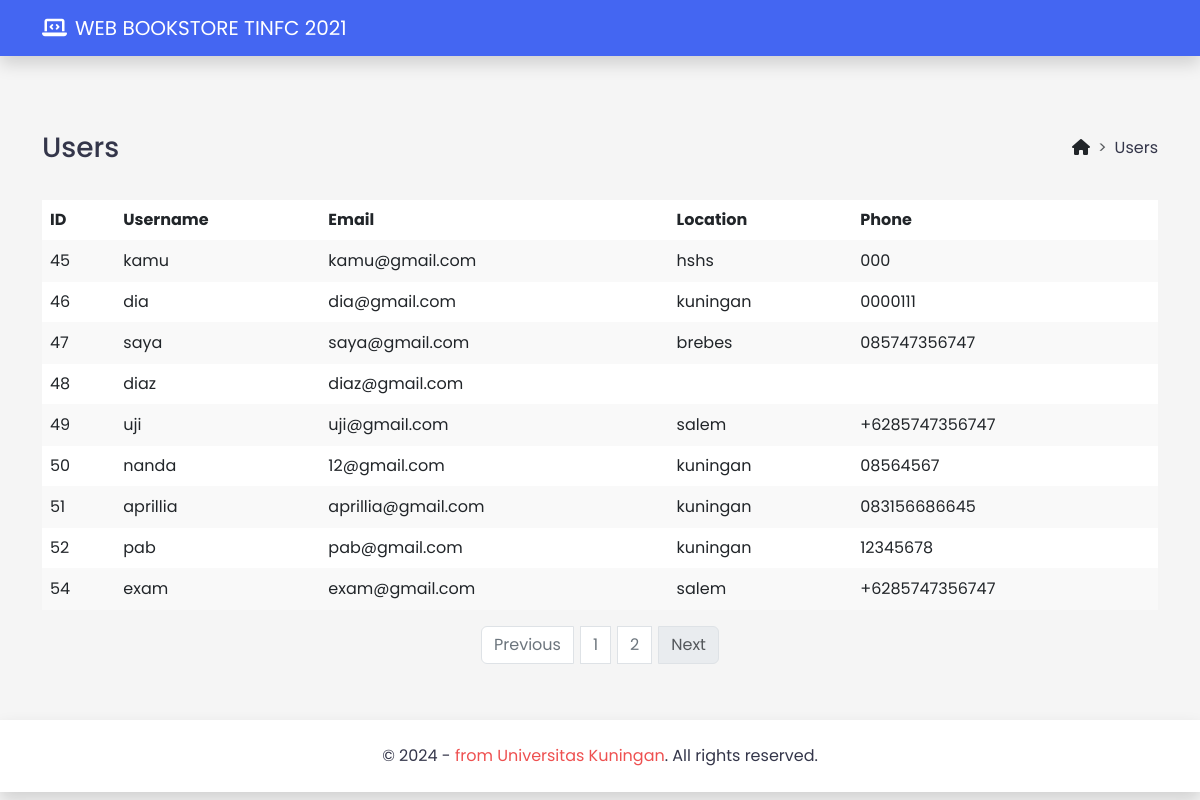
/tampil_users.php?halaman=2, run on the app's committed database.
### tables this page shows
CREATE TABLE `users` (
  `id` int(11) NOT NULL,
  `username` varchar(255) NOT NULL,
  `email` varchar(255) NOT NULL,
  `password` varchar(255) NOT NULL,
  `location` varchar(225) NOT NULL,
  `phone` varchar(20) NOT NULL
);

### tampil_users.php (the view, shortened to what this page needs)
<?php
$servername = "localhost";
$username = "root";
$password = "";
$dbname = "db_bookstore";
$conn = new mysqli($servername, $username, $password, $dbname);
?>
<!DOCTYPE html>
<html lang="en">
<head>
    <link href="https://cdn.jsdelivr.net/npm/bootstrap@5.3.0-alpha1/dist/css/bootstrap.min.css" rel="stylesheet">
    <link rel="stylesheet" href="https://cdnjs.cloudflare.com/ajax/libs/font-awesome/6.2.1/css/all.min.css" />
    <link rel="stylesheet" href="https://cdn.jsdelivr.net/npm/flatpickr@4.6.9/dist/flatpickr.min.css">
    <link rel="stylesheet" href="assets/css/style.css">
</head>
<body class="d-flex flex-column h-100">
    <header>
        <nav class="navbar navbar-expand-lg fixed-top shadow">
            <div class="container">
                <span class="navbar-brand text-white">
                    <i class="fa-solid fa-laptop-code me-2"></i>
                    WEB BOOKSTORE TINFC 2021
                </span>
            </div>
        </nav>
    </header>
    <div class="content-wrapper">
        <div class="container">
            <div class="d-flex flex-column flex-lg-row mt-5 mb-4">
                <div class="flex-grow-1 d-flex align-items-center">
                    <h3>Users</h3>
                </div>
                <div class="ms-5 ms-lg-0 pt-lg-2">
                    <nav style="--bs-breadcrumb-divider: '>';" aria-label="breadcrumb">
                        <ol class="breadcrumb">
                            <li class="breadcrumb-item"><a href="menu.php" class="text-dark text-decoration-none"><i class="fa-solid fa-house"></i></a></li>
                            <li class="breadcrumb-item" aria-current="page">Users</li>
                        </ol>
                    </nav>
                </div>
            </div>
            <div class="table-container">
                <table class="table table-striped">
                    <thead>
                        <tr>
                            <th>ID</th>
                            <th>Username</th>
                            <th>Email</th>
                            <th>Location</th>
                            <th>Phone</th>
                        </tr>
                    </thead>
                    <tbody>
                        <?php
                        $batas = 10;
                        $halaman = isset($_GET['halaman']) ? (int)$_GET['halaman'] : 1;
                        $halaman_awal = ($halaman > 1) ? ($halaman * $batas) - $batas : 0;
                        $previous = $halaman - 1;
                        $next = $halaman + 1;
                        $data = $conn->query("SELECT * FROM users");
                        $jumlah_data = $data->num_rows;
                        $total_halaman = ceil($jumlah_data / $batas);
                        $query = $conn->query("SELECT * FROM users LIMIT $halaman_awal, $batas");
                        if ($query->num_rows > 0) {
                            while ($row = $query->fetch_assoc()) {
                                echo "<tr>
                                        <td>{$row['id']}</td>
                                        <td>{$row['username']}</td>
                                        <td>{$row['email']}</td>
                                        <td>{$row['location']}</td>
                                        <td>{$row['phone']}</td>
                                    </tr>";
                            }
                        } else {
                            echo "<tr><td colspan='5' class='text-center'>No users found.</td></tr>";
                        }
                        ?>
                    </tbody>
                </table>
            </div>
            <nav>
                <ul class="pagination justify-content-center">
                    <li class="page-item <?php if($halaman == 1) echo 'disabled'; ?>">
                        <a class="page-link" <?php if($halaman > 1) { echo "href='?halaman=$previous'"; } ?>>Previous</a>
                    </li>
                    <?php
                    for($x=1; $x<=$total_halaman; $x++) {
                        echo "<li class='page-item'><a class='page-link' href='?halaman=$x'>$x</a></li>";
                    }
                    ?>
                    <li class="page-item <?php if($halaman == $total_halaman) echo 'disabled'; ?>">
                        <a class="page-link" <?php if($halaman < $total_halaman) { echo "href='?halaman=$next'"; } ?>>Next</a>
                    </li>
                </ul>
            </nav>
        </div>
    </div>
    <div class="footer-wrapper">
        <footer class="footer mt-auto bg-white shadow py-4">
            <div class="container">
                <div class="copyright text-center mb-2 mb-md-0">
                    &copy; 2024 - <a href="Uniku" target="_blank" class="text-brand text-decoration-none">from Universitas Kuningan</a>. All rights reserved.
                </div>
            </div>
        </footer>
    </div>
</body>
</html>

### assets/css/style.css (style rules this page uses)
body { font-family: poppins, sans-serif; background: #f9fbfd; color: #34364a; }
.table { --bs-table-striped-bg: #f9f9f9; }
tbody, td, tfoot, th, thead, tr { border-color: #f9f9f9; border-style: solid; border-width: 0; }
.page-link { position: relative; display: block; color: #6c757d; text-decoration: none; background-color: #fff; border: 1px solid #dee2e6; transition: color 0.15s ease-in-out, background-color 0.15s ease-in-out, border-color 0.15s ease-in-out, box-shadow 0.15s ease-in-out; }
.page-item .page-link { margin: 0 7px; }
.footer .copyright a { color: #ee5050; text-decoration: none; }

### tampil_users.php (style rules this page uses)
body { font-family: 'Poppins', sans-serif; background-color: #f5f5f5; }
.navbar { background-color: #4466f2; }
.navbar-brand { display: flex; align-items: center; }
.navbar-brand i { margin-right: 10px; }
.content-wrapper { margin-top: 80px; }
.footer-wrapper { margin-top: 40px; }

### data on the page
users: id "45", username "kamu", email "kamu@gmail.com", location "hshs", phone "000"
users: id "46", username "dia", email "dia@gmail.com", location "kuningan", phone "0000111"
users: id "47", username "saya", email "saya@gmail.com", location "brebes", phone "085747356747"
users: id "48", username "diaz", email "diaz@gmail.com"
users: id "49", username "uji", email "uji@gmail.com", location "salem", phone "+6285747356747"
users: id "50", username "nanda", email "12@gmail.com", location "kuningan", phone "08564567"
users: id "51", username "aprillia", email "aprillia@gmail.com", location "kuningan", phone "083156686645"
users: id "52", username "pab", email "pab@gmail.com", location "kuningan", phone "12345678"
users: id "54", username "exam", email "exam@gmail.com", location "salem", phone "+6285747356747"
